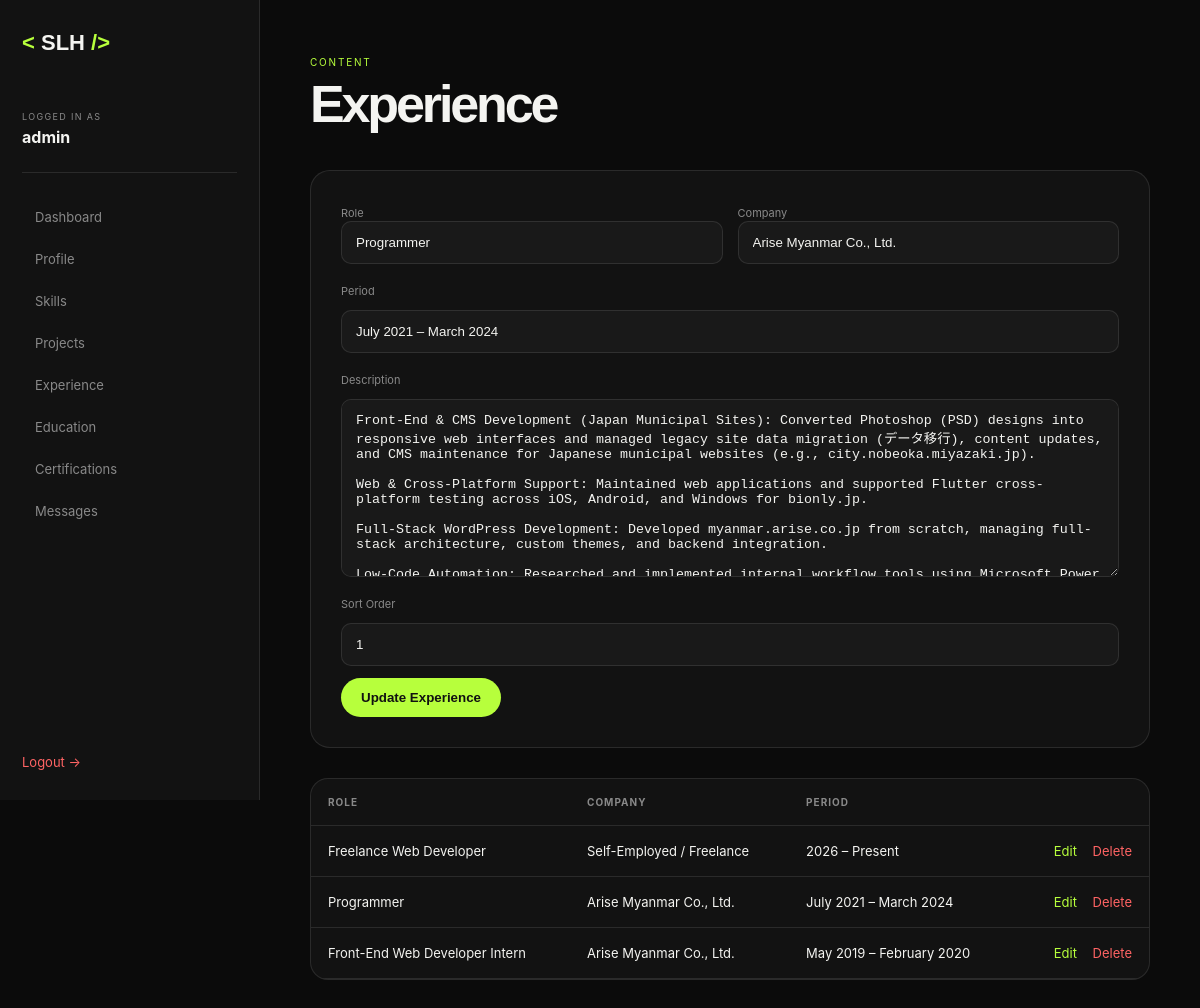
The page /admin/experience.php?edit=2 (signed in) on the database as committed earlier.
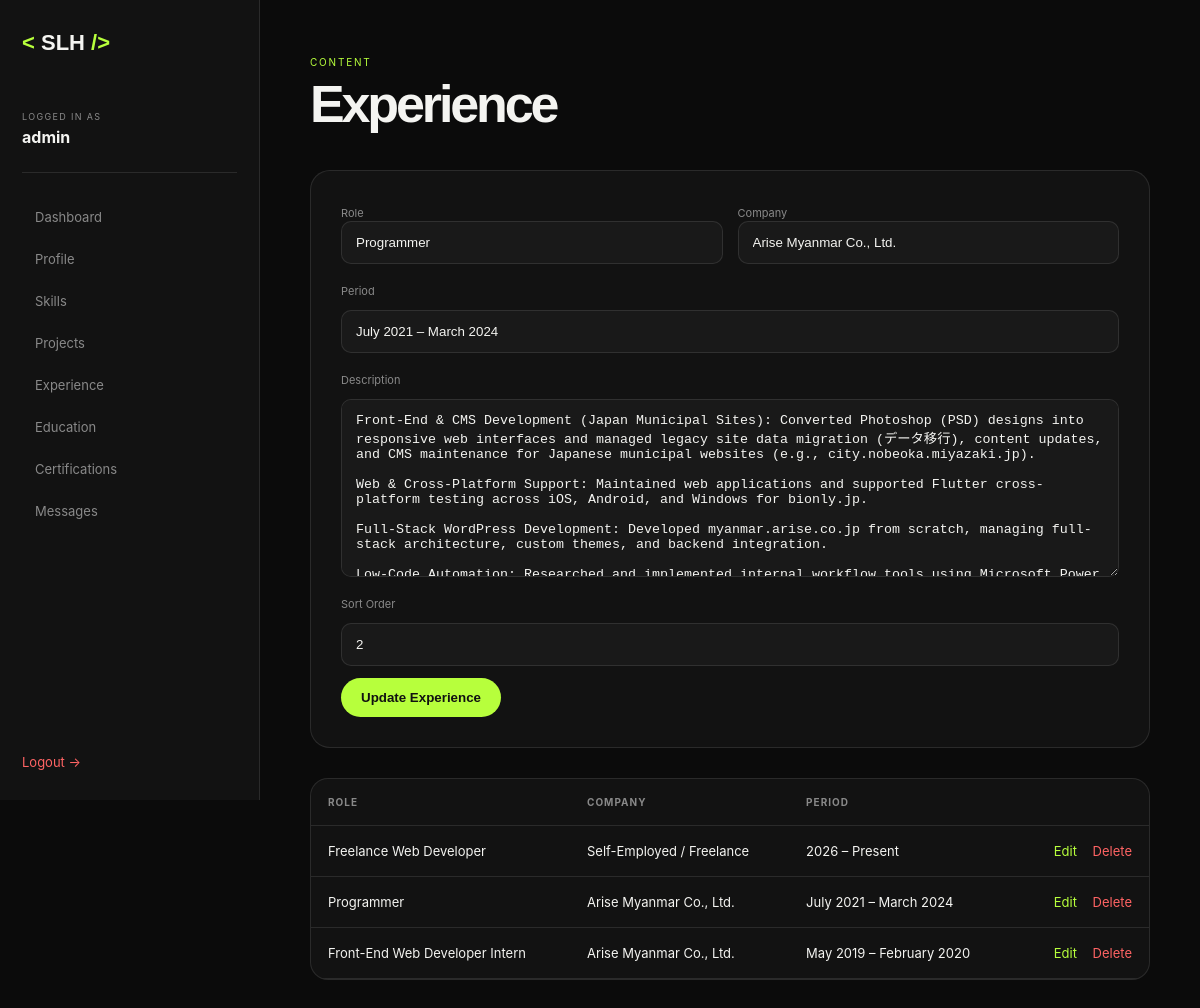
The same page on the database as committed later.
### tables this page shows
CREATE TABLE experience (
    id INT UNSIGNED AUTO_INCREMENT PRIMARY KEY,
    role VARCHAR(150) NOT NULL,
    company VARCHAR(150) NOT NULL,
    period VARCHAR(100) NOT NULL,
    description TEXT,
    sort_order INT DEFAULT 0,
    created_at TIMESTAMP DEFAULT CURRENT_TIMESTAMP
);

### includes/functions.php (called while the page is built, shortened)
<?php
require_once __DIR__ . '/../config/database.php';
function e(?string $value): string
{
    return htmlspecialchars($value ?? '', ENT_QUOTES, 'UTF-8');
}
function url(string $path = ''): string
{
    return BASE_URL . ltrim($path, '/');
}
function db_all(
    string $sql,
    array $params = []
): array {
    $stmt = db()->prepare($sql);
    $stmt->execute($params);
    return $stmt->fetchAll();
}
function db_one(
    string $sql,
    array $params = []
): ?array {
    $stmt = db()->prepare($sql);
    $stmt->execute($params);
    $result = $stmt->fetch();
    return $result ?: null;
}

### config/database.php (called while the page is built, shortened)
<?php
function db(): PDO
{
    static $pdo = null;
    if ($pdo instanceof PDO) {
        return $pdo;
    }
    try {
        $pdo = new PDO(
            'mysql:host=' . DB_HOST . ';dbname=' . DB_NAME . ';charset=utf8mb4',
            DB_USER,
            DB_PASS,
            [
                PDO::ATTR_ERRMODE => PDO::ERRMODE_EXCEPTION,
                PDO::ATTR_DEFAULT_FETCH_MODE => PDO::FETCH_ASSOC,
                PDO::ATTR_EMULATE_PREPARES => false,
            ]
        );
        return $pdo;
    } catch (PDOException $e) {
        die(
            '<div style="
                font-family:Arial;
                max-width:700px;
                margin:80px auto;
                padding:30px;
                border:1px solid #ddd;
                border-radius:15px;
            ">
                <h2>Database Connection Error</h2>
                <p>Please check <strong>config/config.php</strong>.</p>
                <p>Also make sure MySQL is running and <strong>database/schema.sql</strong> has been imported.</p>
            </div>'
        );
    }
}

### admin/experience.php (the view, shortened to what this page needs)
<?php
require_once __DIR__ . '/../includes/functions.php';
$edit = isset($_GET['edit'])
    ? db_one(
        "SELECT * FROM experience WHERE id=?",
        [(int) $_GET['edit']]
    )
    : null;
$items = db_all(
    "SELECT * FROM experience ORDER BY sort_order, id"
);
require_once __DIR__ . '/layout.php';
?>
<div class="admin-content">
    <div class="admin-page-head">
        <div>
            <span>CONTENT</span>
            <h1>Experience</h1>
        </div>
    </div>
    <form method="POST" class="admin-form">
        <div class="form-two">
            <div>
                <label>Role</label>
                <input
                    type="text"
                    name="role"
                    required
                    value="<?= e($edit['role'] ?? '') ?>"
                >
            </div>
            <div>
                <label>Company</label>
                <input
                    type="text"
                    name="company"
                    required
                    value="<?= e($edit['company'] ?? '') ?>"
                >
            </div>
        </div>
        <label>Period</label>
        <input
            type="text"
            name="period"
            value="<?= e($edit['period'] ?? '') ?>"
        >
        <label>Description</label>
        <textarea
            name="description"
            rows="10"
        ><?= e($edit['description'] ?? '') ?></textarea>
        <label>Sort Order</label>
        <input
            type="number"
            name="sort_order"
            value="<?= e((string)($edit['sort_order'] ?? 0)) ?>"
        >
        <button class="admin-btn">
            <?= $edit ? 'Update Experience' : 'Add Experience' ?>
        </button>
    </form>
    <div class="admin-table-wrap">
        <table class="admin-table">
            <thead>
                <tr>
                    <th>Role</th>
                    <th>Company</th>
                    <th>Period</th>
                    <th></th>
                </tr>
            </thead>
            <tbody>
            <?php foreach ($items as $item): ?>
                <tr>
                    <td><?= e($item['role']) ?></td>
                    <td><?= e($item['company']) ?></td>
                    <td><?= e($item['period']) ?></td>
                    <td class="actions">
                        <a href="?edit=<?= $item['id'] ?>">
                            Edit
                        </a>
                        <a
                            href="?delete=<?= $item['id'] ?>"
                            onclick="return confirm('Delete this experience?')"
                            class="danger"
                        >
                            Delete
                        </a>
                    </td>
                </tr>
            <?php endforeach; ?>
            </tbody>
        </table>
    </div>
</div>
</main>
</div>
</body>
</html>

### admin/layout.php (shortened to what this page needs)
<!DOCTYPE html>
<html lang="en">
<head>
    <link
        rel="stylesheet"
        href="<?= ASSET_URL ?>css/admin.css"
    >
</head>
<body>
<div class="admin-shell">
    <aside class="admin-sidebar">
        <a
            href="<?= url('admin/index.php') ?>"
            class="admin-logo"
        >
            <span>&lt;</span> SLH <span>/&gt;</span>
        </a>
        <div class="admin-user">
            <small>LOGGED IN AS</small>
            <strong>
                <?= e($_SESSION['admin_username'] ?? 'Admin') ?>
            </strong>
        </div>
        <nav class="admin-nav">
            <a href="<?= url('admin/index.php') ?>">
                Dashboard
            </a>
            <a href="<?= url('admin/profile.php') ?>">
                Profile
            </a>
            <a href="<?= url('admin/skills.php') ?>">
                Skills
            </a>
            <a href="<?= url('admin/projects.php') ?>">
                Projects
            </a>
            <a href="<?= url('admin/experience.php') ?>">
                Experience
            </a>
            <a href="<?= url('admin/education.php') ?>">
                Education
            </a>
            <a href="<?= url('admin/certifications.php') ?>">
                Certifications
            </a>
            <a href="<?= url('admin/messages.php') ?>">
                Messages
            </a>
        </nav>
        <a
            href="<?= url('admin/logout.php') ?>"
            class="admin-logout"
        >
            Logout →
        </a>
    </aside>
    <main class="admin-main">

### assets/css/admin.css (style rules this page uses)
:root { --admin-bg: #0b0b0b; --admin-surface: #121212; --admin-surface-2: #191919; --admin-border: rgba(255,255,255,.1); --admin-text: #f4f4f1; --admin-muted: #898989; --admin-accent: #b7ff3c; --admin-danger: #ff6464; }
* { box-sizing: border-box; }
body { margin: 0; background: var(--admin-bg); color: var(--admin-text); font-family: Inter, Arial, sans-serif; }
a { color: inherit; text-decoration: none; }
.admin-shell { display: flex; min-height: 100vh; }
.admin-sidebar { position: fixed; width: 260px; height: 100vh; padding: 30px 22px; background: var(--admin-surface); border-right: 1px solid var(--admin-border); display: flex; flex-direction: column; }
.admin-logo { font-family: "Space Grotesk", sans-serif; font-weight: 800; font-size: 22px; }
.admin-logo span, .admin-brand span { color: var(--admin-accent); }
.admin-user { margin-top: 55px; padding-bottom: 25px; border-bottom: 1px solid var(--admin-border); }
.admin-user small { display: block; font-size: 9px; color: var(--admin-muted); letter-spacing: .15em; }
.admin-user strong { display: block; margin-top: 5px; }
.admin-nav { display: grid; gap: 4px; margin-top: 25px; }
.admin-nav a { padding: 11px 13px; border-radius: 9px; font-size: 13px; color: var(--admin-muted); }
.admin-logout { margin-top: auto; color: var(--admin-danger); font-size: 13px; }
.admin-main { margin-left: 260px; width: calc(100% - 260px); }
.admin-content { max-width: 1200px; padding: 50px; }
.admin-page-head { display: flex; justify-content: space-between; align-items: flex-end; gap: 20px; margin-bottom: 40px; }
.admin-page-head span { color: var(--admin-accent); font-size: 10px; letter-spacing: .18em; }
.admin-page-head h1 { margin: 8px 0 0; font-family: "Space Grotesk", sans-serif; font-size: 52px; line-height: 1; letter-spacing: -.06em; }
.admin-form { display: grid; gap: 12px; padding: 30px; background: var(--admin-surface); border: 1px solid var(--admin-border); border-radius: 20px; margin-bottom: 30px; }
.admin-form label { color: var(--admin-muted); font-size: 11px; margin-top: 8px; }
.admin-form input, .admin-form textarea, .login-card input { width: 100%; padding: 13px 14px; color: var(--admin-text); background: var(--admin-surface-2); border: 1px solid var(--admin-border); border-radius: 10px; outline: none; }
.admin-form textarea { resize: vertical; }
.form-two { display: grid; grid-template-columns: 1fr 1fr; gap: 15px; }
.admin-btn { width: fit-content; padding: 12px 20px; border: 0; border-radius: 999px; background: var(--admin-accent); color: #111; font-weight: 800; cursor: pointer; }
.admin-table-wrap { overflow-x: auto; background: var(--admin-surface); border: 1px solid var(--admin-border); border-radius: 18px; }
.admin-table { width: 100%; border-collapse: collapse; }
.admin-table th, .admin-table td { padding: 17px; border-bottom: 1px solid var(--admin-border); text-align: left; font-size: 13px; }
.admin-table th { color: var(--admin-muted); font-size: 10px; text-transform: uppercase; letter-spacing: .1em; }
.actions { text-align: right !important; white-space: nowrap; }
.actions a { margin-left: 12px; color: var(--admin-accent); }
.actions .danger, .danger { color: var(--admin-danger) !important; }

Rows that differ between the two databases and show on the page:
changed experience "Programmer": sort_order "1" → "2"
